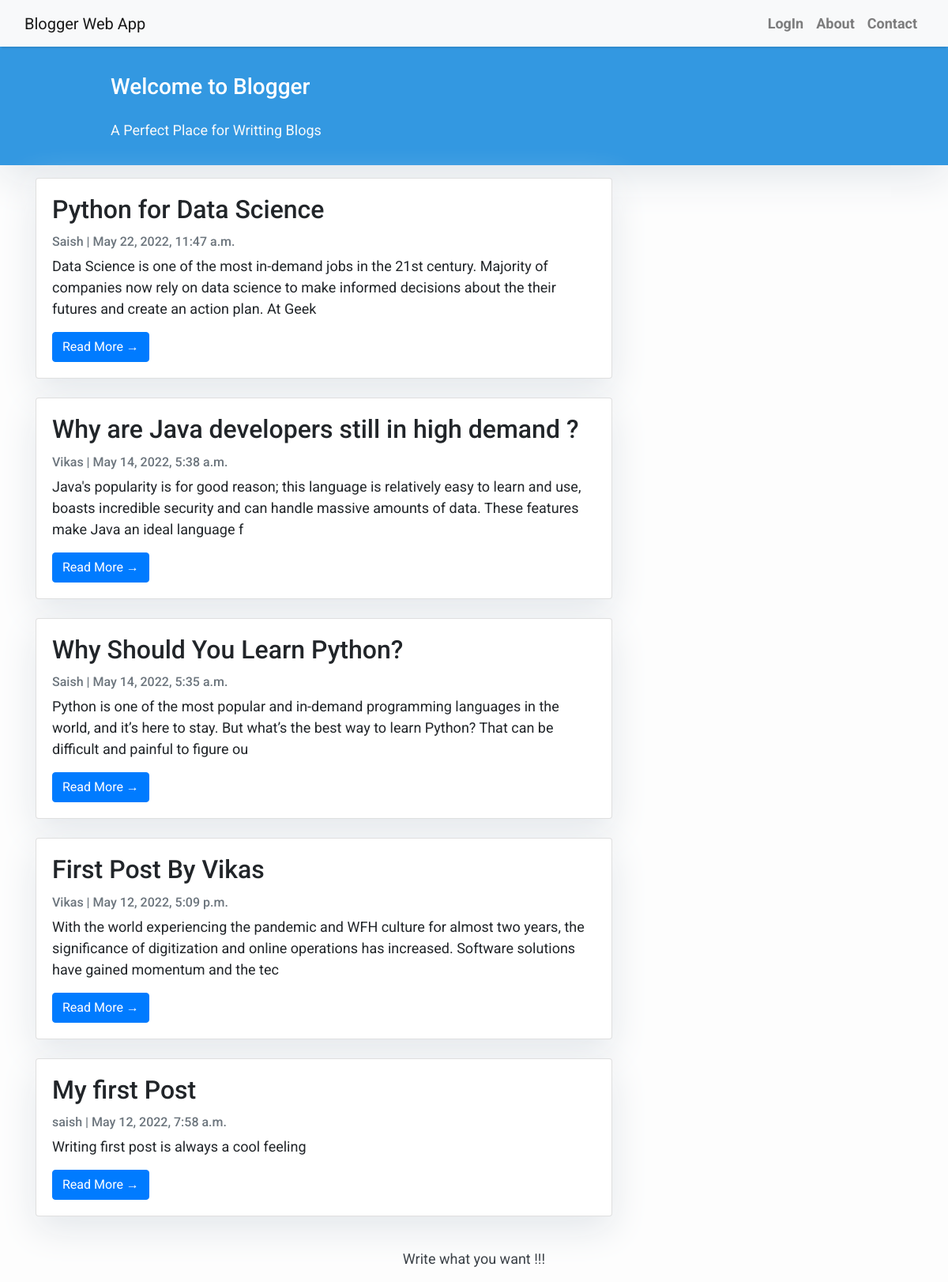
The page / on the database its author committed.
### app/models.py (models this page shows)
class Post(models.Model):
    title = models.CharField(max_length=200, unique=True)
    slug = models.SlugField(max_length=200, unique=True)
    author = models.ForeignKey(User, on_delete= models.CASCADE,related_name='blog_posts')
    updated_on = models.DateTimeField(auto_now= True)
    content = models.TextField()
    created_on = models.DateTimeField(auto_now_add=True)
    status = models.IntegerField(choices=STATUS, default=0)

### app/views.py (the view)
# urls.py: path('', views.PostList.as_view(), name='home'),
class PostList(generic.ListView):
    queryset = Post.objects.filter(status=1).order_by('-created_on')
    template_name = 'index.html'

### templates/index.html (shortened to what this page needs)
{% extends "base.html" %}
{% block content %}
<header class="masthead">
<div class="container">
<div class="row">
<div class=" col-md-8 col-md-10 mx-auto">
<div class="site-heading">
<h3 class=" site-heading my-4 mt-3 text-white"> Welcome to Blogger </h3>
<p class="text-light">A Perfect Place for Writting Blogs
</p>
</div>
</div>
</div>
</div>
</header>
<div class="container">
<div class="row">
<div class="col-md-8 mt-3 left">
{% for post in post_list %}
<div class="card mb-4">
<div class="card-body">
<h2 class="card-title">{{ post.title }}</h2>
<p class="card-text text-muted h6">{{ post.author }} | {{ post.created_on}} </p>
<p class="card-text">{{post.content|slice:":200" }}</p>
<a href="{% url 'post_detail' post.slug %}" class="btn btn-primary">Read More &rarr;</a>
</div>
</div>
{% endfor %}
</div>
</div>
</div>
{%endblock%}

### templates/base.html (shortened to what this page needs)
<!DOCTYPE html>
<html>
<head>
<link rel="stylesheet" href="https://maxcdn.bootstrapcdn.com/bootstrap/4.0.0/css/bootstrap.min.css"
crossorigin="anonymous" />
</head>
<body>
 <nav class="navbar navbar-expand-lg navbar-light bg-light shadow" id="mainNav">
 <div class="container-fluid">
   <a class="navbar-brand" href="{% url 'home' %}">Blogger Web App</a>
 <div class="collapse navbar-collapse" id="navbarResponsive">
 <ul class="navbar-nav ml-auto">
   <li class="nav-item text-black">
     <a class="nav-link text-black font-weight-bold" href="http://127.0.0.1:8000/admin/">LogIn</a>
   </li>
   <li class="nav-item text-black">
     <a class="nav-link text-black font-weight-bold" href="/about">About</a>
   </li>
   <li class="nav-item text-black">
     <a class="nav-link text-black font-weight-bold" href="/contact">Contact</a>
   </li>
 </ul>
 </div>
 </div>
 </nav>
{% block content %}{% endblock content %}
<footer class="py-3 bg-grey">
<p class="m-0 text-dark text-center ">Write what you want !!!</p>
</footer>
</body>
</html>

### templates/base.html (style rules this page uses)
body { font-family: "Roboto", sans-serif; font-size: 17px; background-color: #fdfdfd; }
.shadow { box-shadow: 0 4px 2px -2px rgba(0, 0, 0, 0.1); }
.masthead { background: #3398E1; height: auto; padding-bottom: 15px; box-shadow: 0 16px 48px #E3E7EB; padding-top: 10px; }

### templates/index.html (style rules this page uses)
body { font-family: "Roboto", sans-serif; font-size: 18px; background-color: #fdfdfd; }
.card { box-shadow: 0 16px 48px #E3E7EB; }

### rows shown on the page
Post: title "Python for Data Science", author "Saish", created_on "May 22, 2022, 11:47 a.m.", content "Data Science is one of the most in-demand jobs in the 21st century. Majority of companies now rely on data science to make informed decisions about the their futures and create an action plan. At Geek"
Post: title "Why are Java developers still in high demand ?", author "Vikas", created_on "May 14, 2022, 5:38 a.m.", content "Java's popularity is for good reason; this language is relatively easy to learn and use, boasts incredible security and can handle massive amounts of data. These features make Java an ideal language f"
Post: title "Why Should You Learn Python?", author "Saish", created_on "May 14, 2022, 5:35 a.m.", content "Python is one of the most popular and in-demand programming languages in the world, and it’s here to stay. But what’s the best way to learn Python? That can be difficult and painful to figure ou"
Post: title "First Post By Vikas", author "Vikas", created_on "May 12, 2022, 5:09 p.m.", content "With the world experiencing the pandemic and WFH culture for almost two years, the significance of digitization and online operations has increased. Software solutions have gained momentum and the tec"
Post: title "My first Post", author "saish", created_on "May 12, 2022, 7:58 a.m.", content "Writing first post is always a cool feeling"
